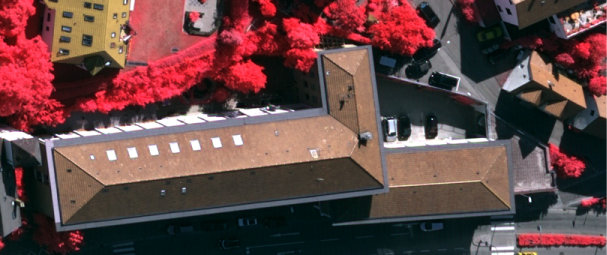
#> input picture Lab_1/images/house_nirrg.jpg, 607 x 255 px
$ jupyter execute --allow-errors hand_crafted_features_and_bayesian_classifiers.ipynb   (text cells are left out)
#> lines starting #> are read from the running program, lines starting #| are printed output that depends on the picture; pictures that were not available may be replaced by others from this repository, and a replacement may not be noted
### Lab_1/lab.py
"""
Created on January 25, 2023
Last edited on January 22, 2025
@author: Hubert Kanyamahanga, M.Sc.
"""

import os
import numpy as np
import PIL.Image
import IPython.display
import matplotlib
import imageio.v2 as imageio
import matplotlib.pyplot as plt
from matplotlib.patches import Ellipse
from sklearn.mixture import GaussianMixture
import zipfile
import requests
import warnings
warnings.filterwarnings('ignore')

# ========================= PUBLIC METHODS ====================================

# [25 lines left out: function normalize, not called in this run]

# ========================= IMAGE I/O =========================================

def imread3D(path):
    """Reads an image from disk. Returns the array representation.

        Parameters
        ----------
        path : str
            Path to file (including file extension)

        Returns
        -------
        out : ndarray of float64
            Image as 3D array

        Notes
        -----
        'I' will always have 3 dimensions: (rows, columns dimensions).
        Last dimension will be of length 1 or 3, depending on the image.

    """
#> called with path = 'images/house_nirrg.jpg'
    I = np.array(imageio.imread(path).astype(np.float64))  # first use imread() from imageio
    if I.ndim == 2:
        h, w = I.shape
        I = I.reshape((h, w, 1)).astype(np.float64)  # if image has two dimensions, we add one dimension
    else:
        if np.all(I[:, :, 0] == I[:, :, 1]) and np.all(I[:, :, 0] == I[:, :, 2]):
            return I[:, :, 0:1:].astype(np.float64)
        h, w, d = I.shape
#> h = 255; w = 607; d = 3
        if d == 4:
            I = I[:, :, :3]  # if image has 3 dimensions and 4 channels, drop last channel

    return I

# [158 lines left out: functions imsave3D, imshow3D, generate_gaussian_clusters, get_feature_vectors_by_classes, not called in this run]

# ========================= MODELS ============================================

class GaussianMixtureClassifier():
    def __init__(self, num_clusters):
        self.num_clusters = num_clusters

    # [28 lines left out: functions fit, plot_sigma_ellipses, not called in this run]

    def uniform_prior(self):
        # Assumes uniform priors
        return [1/self.num_classes for i in range(self.num_classes)]

    # [58 lines left out: functions compute_likelihoods, likelihoods_to_posteriors, predict, plot_sigma_ellipses, print_probabilities, print_decision_boundaries, not called in this run]

def plot_patch(path):
    # Function to plot patch data from 'path'
    I_gt = imageio.imread(path + 'GT.png')
    I_irrg = imageio.imread(path + 'IR_R_G.png')
    I_ndsm = imageio.imread(path + 'NDSM.tif')
    I_ndsm -= np.min(I_ndsm)
    I_ndsm *= 255.0 / np.max(I_ndsm)
    I_ndsm = I_ndsm.astype(np.ubyte)
    I_ndsm = np.dstack((I_ndsm, I_ndsm, I_ndsm))

    plt.figure()
    plt.subplot(1, 3, 1)
    plt.imshow(I_irrg)
    plt.title('NIR / R / G')
    plt.subplot(1, 3, 2)
    plt.imshow(I_ndsm)
    plt.title('NDSM')
    plt.subplot(1, 3, 3)
    plt.imshow(I_gt)
    plt.title('Ground Truth Labels')

# [9 lines left out: function plot_pred_gt, not called in this run]

def feature_scale_to_0_255(feature_arr):
    feature_arr = ((feature_arr - feature_arr.min()) * (1/(feature_arr.max() - feature_arr.min()) * 255)).astype('uint8')
    return feature_arr

# this function creates "Data" folder it does not exist in the current home directory!

def create_data_folder():
    folder_name = "Data"
    if not os.path.exists(folder_name):
        os.makedirs(folder_name)
        print(f"Folder '{folder_name}' created.")
    else:
        print(f"Folder '{folder_name}' already exists.")

# [34 lines left out: functions download_data_from_seafile, unzip_file, not called in this run]

### Lab_1/hand_crafted_features_and_bayesian_classifiers.ipynb
[cell 1]
# IMPORTS
import lab                                      # Given functions
import numpy as np                              # Numerical computations
import matplotlib                               # Plots
import matplotlib.pyplot as plt
import imageio.v2 as imageio
import tifffile                                 # Reading .tiff file

# GLOBAL SETTINGS
PlotSize = 8                                     # Size of plots
matplotlib.rcParams['figure.figsize'] = [PlotSize*2, PlotSize]
CMAP = plt.cm.Accent                             # Color mapping
np.set_printoptions(precision=3)                 # Array print precision

# CLASS AND FEATURE DESCRIPTION
class_names   = ['STREET','HOUSE','LOW VEG.','HIGH VEG.','CAR']
feature_names = ['NDVI','NDSM','NIR','RED','GREEN']
num_classes   = len(class_names); num_features = len(feature_names)

training_set_path = './Data/Vaihingen/Train/'     # Relative path to training patch root folder
test_set_path     = './Data/Vaihingen/Test/'      # Relative path to test patch root folder


# create the Data folder if it does not exist
lab.create_data_folder()

[cell 2]
def compute_ndvi(I):
    h, w, d = I.shape
#> h = 255; w = 607; d = 3
    assert d == 3, "ndvi computation only valid on multi channel images!"
    num_samples = h*w
#> num_samples = 154785

    # YOUR CODE GOES HERE
    #
    # Step 1: compute the NDVI channel from the first and second channels of Image
    # step 2: prevent a possible division by zero

    return NDVI

[cell 3]
I = lab.imread3D('images/house_nirrg.jpg')

# apply your function on the Image
#> (the rest of this cell did not finish here and is left out)

[cell 4]
print('Training data')
#> (the rest of this cell did not finish here and is left out)

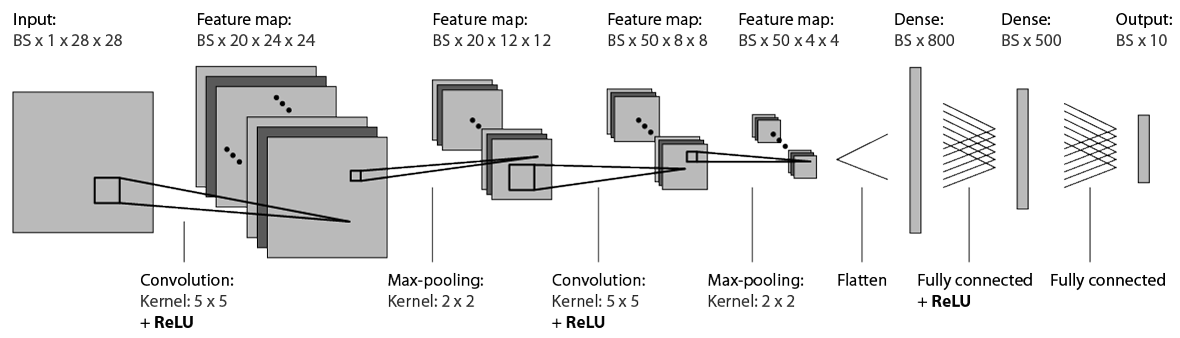
#> input picture Lab_3/images/lenet.png, 1180 x 338 px, given in place of GT.png, which was not available
#> in plot_patch, I_gt is the input picture: shape (338, 1180, 3); min 0, max 255, mean 230.8
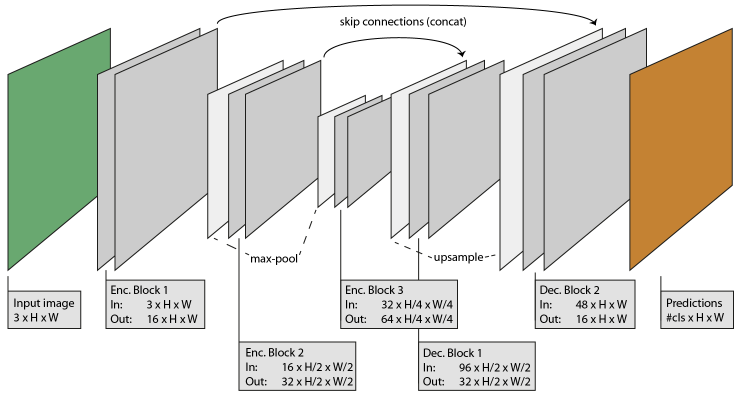
#> input picture Lab_3/images/miniunet.png, 1478 x 792 px, given in place of IR_R_G.png, which was not available (shown at 1/2 size)
#> in plot_patch, I_irrg is the input picture: shape (792, 1478, 3); mean R, G, B 217.9, 217.4, 209.4

[cell 5]
print('Test data')
#> (the rest of this cell did not finish here and is left out)


[cell 6]
def read_patch(root_folder):

    # Read images
    # Convert IRRG to float32
    # Compute NDVI: call compute_ndvi(); your previous implementation
    # Shift and scale 'IRRG'
    # Shift and scale NDSM by using the instructions given in the above description
    # Stack features to 'X'
    # Save labels to 'y'

    return X, y

#> (a cell that did not finish here is left out)

X_t, y_t = read_patch(test_set_path)

assert X.shape == (800*800, 5), "X has a wrong shape"
assert y.shape == (800*800,),   "y has a wrong shape"

print('min/max irrg', np.min(X_t[:,:3]), np.max(X_t[:,:3]))
print('min/max ndsm', np.min(X_t[:, 3]), np.max(X_t[:, 3]))
print('min/max ndvi', np.min(X_t[:, 4]), np.max(X_t[:, 4]))

#> (a cell that did not finish here is left out)

[cell 9]
def get_labels_as_image(Y, shape):
    # Convert labels Y back to a color image


    return Y_color

[cell 10]
YC = np.sum(imageio.imread(training_set_path + 'GT.png')*(1,3,5),-1)
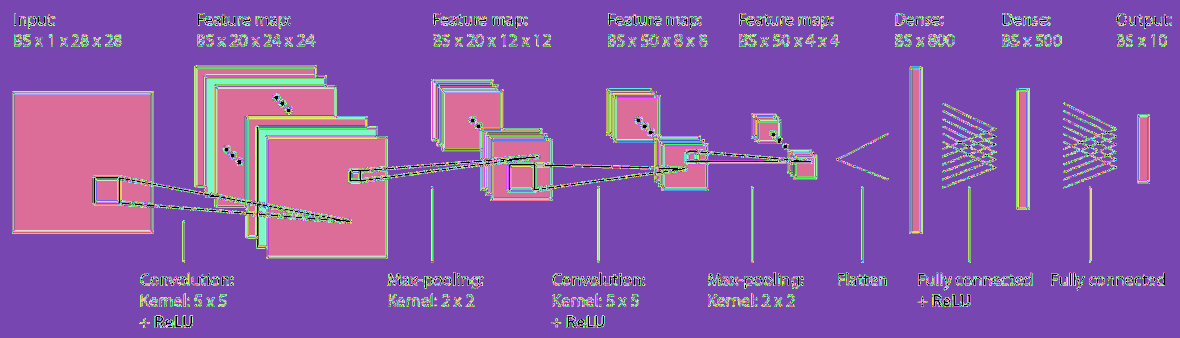
#> YC: shape (338, 1180) int64; 256 distinct labels, from 0 to 2295; one colour per label, 0 black
#> (the rest of this cell did not finish here and is left out)

[cell 11]
def compute_quality_metrics(Y, y, C):
    # YOUR CODE GOES HERE

    return precisions, recalls, f1_scores, overall_accuracy, mean_f1_score

#> (a cell that did not finish here is left out)

#> (a cell that did not finish here is left out)

#> (a cell that did not finish here is left out)

#> (a cell that did not finish here is left out)

#> (a cell that did not finish here is left out)

X_t_5, y_t_5 = read_patch(test_set_path)

# Create classifier instance
ndc_5 = NormalDistributionClassifier(num_classes=num_classes, num_features=5)

# Train the classifier:
ndc_5.fit(X_5, y_5)

# Make predictions

# Compute likelihoods
L_Y_t_5 = ndc_5.compute_likelihoods(X_t_5)

# Compute posteriors assuming uniform prior
P_Y_t_5 = ndc_5.compute_posteriors(L_Y_t_5, [0.20,0.20,0.20,0.20,0.20])
Y_t_5   = np.argmax(P_Y_t_5, axis=1)

I_pred  = get_labels_as_image(Y_t_5, (800, 800, 3))
I_gt    = get_labels_as_image(y_t_5, (800, 800, 3))

lab.plot_pred_gt(I_pred, I_gt)

precisions, recalls, f1_scores, overall_accuracy, mean_f1_score = compute_quality_metrics(Y_t_5, y_t_5, 5)
print('precisions [%]:      ', precisions*100)
print('recalls    [%]:      ', recalls*100)
print('F1-score   [%]:      ', f1_scores*100)
print('')
print('overall accuracy: {:.2%}'.format(overall_accuracy))
print('mean F1-score   : {:.2%}'.format(mean_f1_score))

[cell 17]
N_clusters = []  # To be modified!

# Instantiating the classifier
gmm = lab.GaussianMixtureClassifier(N_clusters)

# Train the classifier using EM:
#> (the rest of this cell did not finish here and is left out)

#> (a cell that did not finish here is left out)

#> (a cell that did not finish here is left out)
